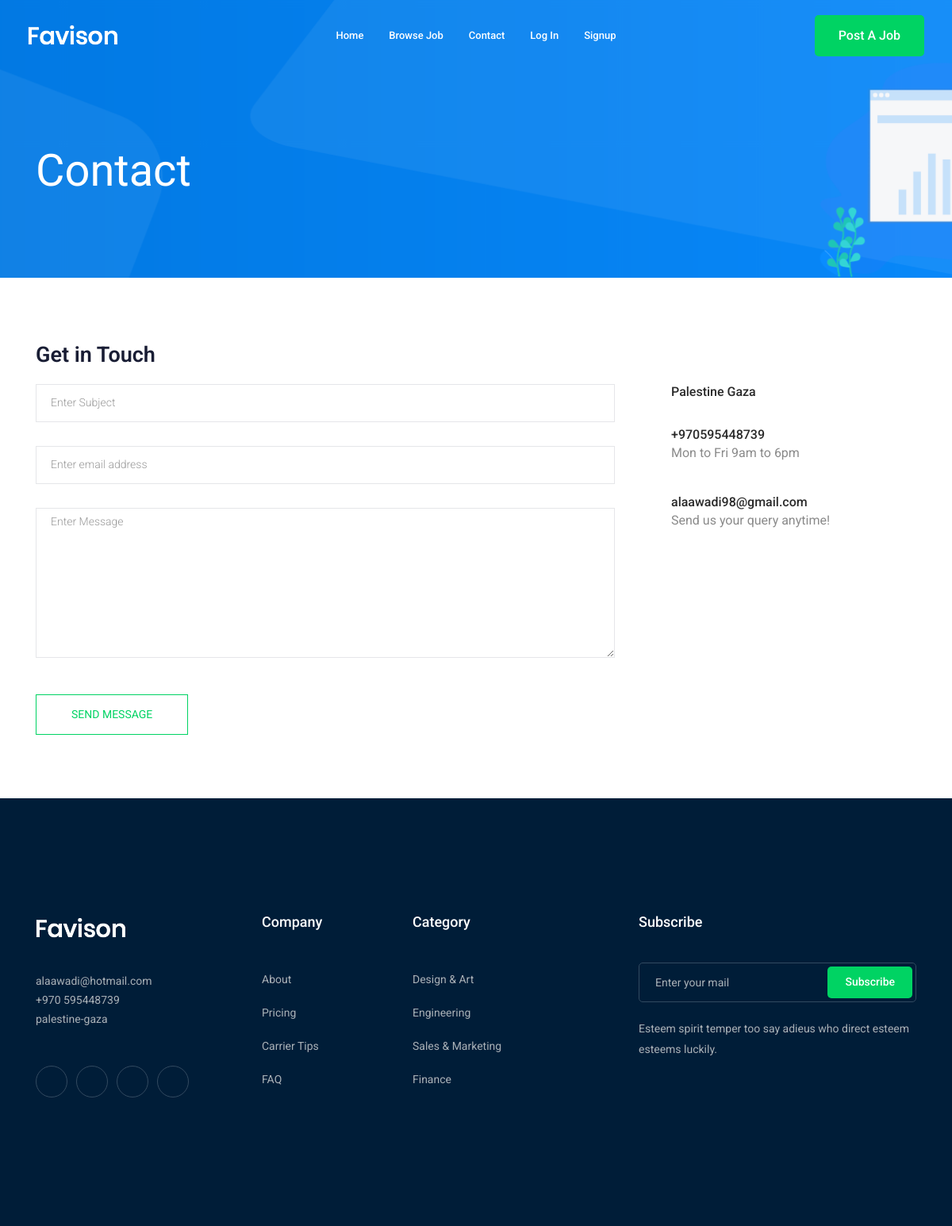
Page /contact/ on the committed database.
### contact/models.py (models this page shows, shortened)
class Info(models.Model):
    place = models.CharField(max_length=50)
    phone_number  = models.CharField(max_length=20)
    email = models.EmailField(max_length=254)
    class Meta:
        verbose_name = ("Info")
        verbose_name_plural = ("Infos")

### contact/views.py (the view, shortened to what this page needs)
# urls.py: path('',views.send_message,name='contact'),
def send_message(request):
    myinfo = Info.objects.first()
    return render(request,'contact/contact.html',{'myinfo':myinfo})

### contact/templates/contact/contact.html (shortened to what this page needs)
{% extends 'base.html' %}
{% block body %}
    <div class="bradcam_area bradcam_bg_1">
        <div class="container">
            <div class="row">
                <div class="col-xl-12">
                    <div class="bradcam_text">
                        <h3>contact</h3>
                    </div>
                </div>
            </div>
        </div>
    </div>
  <section class="contact-section section_padding">
    <div class="container">
      <div class="row">
        <div class="col-12">
          <h2 class="contact-title">Get in Touch</h2>
        </div>
        <div class="col-lg-8">
          <form class="form-contact contact_form" method="post" >
            <div class="row">
              <div class="col-12">
                <div class="form-group">
                  <input class="form-control" name="subject" id="subject" type="text" onfocus="this.placeholder = ''" onblur="this.placeholder = 'Enter Subject'" placeholder = 'Enter Subject'>
                </div>
              </div>
              <div class="col-sm-12">
                <div class="form-group">
                  <input class="form-control" name="email" id="email" type="email" onfocus="this.placeholder = ''" onblur="this.placeholder = 'Enter email address'" placeholder = 'Enter email address'>
                </div>
              </div>
              <div class="col-12">
                <div class="form-group">
                    <textarea class="form-control w-100" name="message" id="message" cols="30" rows="9"  placeholder = 'Enter Message'></textarea>
                </div>
              </div>
            </div>
            <div class="form-group mt-3">
              <input type="submit" class="button button-contactForm btn_4 boxed-btn" value="send message">
            </div>
          </form>
        </div>
        <div class="col-lg-4">
          <div class="media contact-info">
            <span class="contact-info__icon"><i class="ti-home"></i></span>
            <div class="media-body">
              <h3>{{myinfo.place}}</h3>
            </div>
          </div>
          <div class="media contact-info">
            <span class="contact-info__icon"><i class="ti-tablet"></i></span>
            <div class="media-body">
              <h3>{{myinfo.phone_number}}</h3>
              <p>Mon to Fri 9am to 6pm</p>
            </div>
          </div>
          <div class="media contact-info">
            <span class="contact-info__icon"><i class="ti-email"></i></span>
            <div class="media-body">
              <h3>{{myinfo.email}}</h3>
              <p>Send us your query anytime!</p>
            </div>
          </div>
        </div>
      </div>
    </div>
  </section>
  {% endblock body %}

### rows in the picture
Info: place "Palestine Gaza", phone_number "+970595448739", email "alaawadi98@gmail.com"
